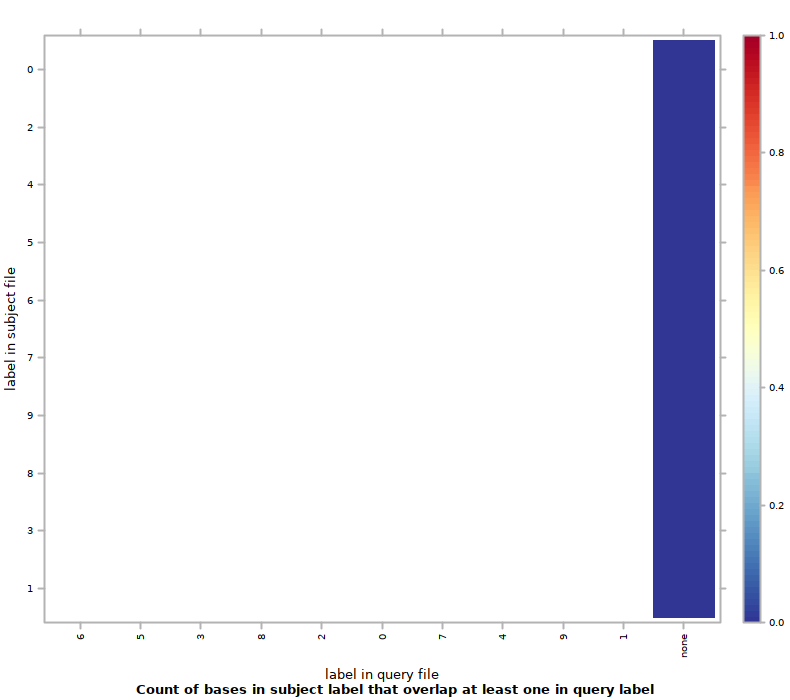

Generate this figure with R:
#!/usr/bin/env Rscript
## transcript produced by Segtools 1.1.14

segtools.r.dirname <-
  system2("python",
          c("-c", "'import segtools; print segtools.get_r_dirname()'"),
          stdout = TRUE)

source(file.path(segtools.r.dirname, 'common.R'))
source(file.path(segtools.r.dirname, 'overlap.R'))
save.overlap.performance('./K5ex100bp1bp/overlap-ordered', 'overlap.performance', './K5ex100bp1bp/overlap-ordered/overlap.tab', row.normalize = 'FALSE', mnemonic_file = './K5ex100bp1bp/overlap-direct/mnemonics1_new.txt', clobber = FALSE, col_mnemonic_file = './K5ex100bp1bp/overlap-direct/mnemonics2_new.txt')
save.overlap.heatmap('./K5ex100bp1bp/overlap-ordered', 'overlap', './K5ex100bp1bp/overlap-ordered/overlap.tab', clobber = FALSE, col_mnemonic_file = './K5ex100bp1bp/overlap-direct/mnemonics2_new.txt', cluster = FALSE, max_contrast = FALSE, row.normalize = 'FALSE', mnemonic_file = './K5ex100bp1bp/overlap-direct/mnemonics1_new.txt')
